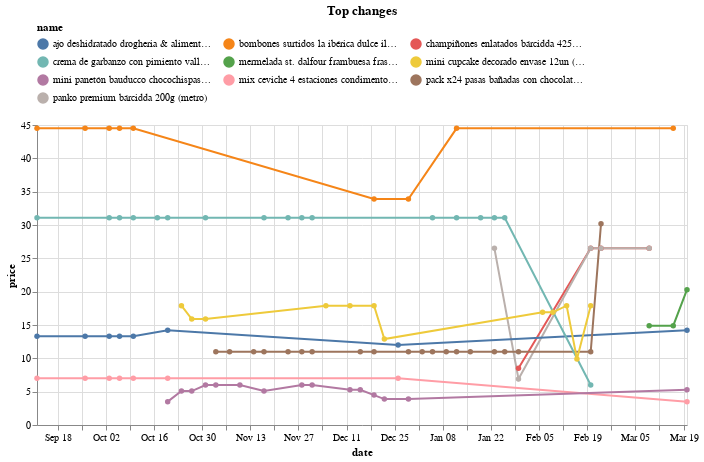

Source (notebook cell):
### Code cell
(top_changes
 .head(10)
 .drop('change', axis=1)
 .merge(df, on=['store','sku'])
 .pipe(alt.Chart)
 .mark_line(point=True)
 .encode(x='date', y='price', color='name', tooltip=['name','price'])
 .properties(width=650, title='Top changes')
 .configure_legend(orient='top', columns=3)
)

### Figure 1 — Vega-Lite specification as saved in the notebook (floating-point values rounded to 4 significant figures)
{"config": {"view": {"continuousWidth": 400, "continuousHeight": 300}, "legend": {"columns": 3, "orient": "top"}}, "data": {"name": "data-b62c5c76f0241f5add1cf3c69d34d9dd"}, "mark": {"type": "line", "point": true}, "encoding": {"color": {"field": "name", "type": "nominal"}, "tooltip": [{"field": "name", "type": "nominal"}, {"field": "price", "type": "quantitative"}], "x": {"field": "date", "type": "temporal"}, "y": {"field": "price", "type": "quantitative"}}, "title": "Top changes", "width": 650, "$schema": "https://vega.github.io/schema/vega-lite/v4.17.0.json", "datasets": {"data-b62c5c76f0241f5add1cf3c69d34d9dd": [{"store": "metro", "sku": 1017225, "brand": "Bárcidda", "uri": "https://www.metro.pe/champinones-enlatados-barcidda-425g-981118/p", "name": "champiñones enlatados bárcidda 425g (metro)", "price": 8.5, "category": "https://www.metro.pe/abarrotes/alimentos-en-conserva/vegetales-en-conserva", "date": "2023-01-30T00:00:00"}, {"store": "metro", "sku": 1017225, "brand": "Bárcidda", "uri": "https://www.metro.pe/champinones-enlatados-barcidda-425g-981118/p", "name": "champiñones enlatados bárcidda 425g (metro)", "price": 26.5, "category": "https://www.metro.pe/abarrotes/alimentos-en-conserva/vegetales-en-conserva", "date": "2023-02-23T00:00:00"}, {"store": "metro", "sku": 1017225, "brand": "Bárcidda", "uri": "https://www.metro.pe/champinones-enlatados-barcidda-425g-981118/p", "name": "champiñones enlatados bárcidda 425g (metro)", "price": 26.5, "category": "https://www.metro.pe/abarrotes/alimentos-en-conserva/vegetales-en-conserva", "date": "2023-03-09T00:00:00"}, {"store": "metro", "sku": 1017225, "brand": "Bárcidda", "uri": "https://www.metro.pe/champinones-enlatados-barcidda-425g-981118/p", "name": "champiñones enlatados bárcidda 425g (metro)", "price": 26.5, "category": "https://www.metro.pe/abarrotes/alimentos-en-conserva/vegetales-en-conserva", "date": "2023-02-20T00:00:00"}, {"store": "metro", "sku": 1017226, "brand": "Bárcidda", "uri": "https://www.metro.pe/panko-premium-barcidda-200g-981119/p", "name": "panko premium bárcidda 200g (metro)", "price": 6.9, "category": "https://www.metro.pe/abarrotes/condimentos-vinagres-y-comida-instantanea/salsas-y-bases-instantaneas", "date": "2023-01-30T00:00:00"}, {"store": "metro", "sku": 1017226, "brand": "Bárcidda", "uri": "https://www.metro.pe/panko-premium-barcidda-200g-981119/p", "name": "panko premium bárcidda 200g (metro)", "price": 26.5, "category": "https://www.metro.pe/abarrotes/condimentos-vinagres-y-comida-instantanea/salsas-y-bases-instantaneas", "date": "2023-02-23T00:00:00"}, {"store": "metro", "sku": 1017226, "brand": "Bárcidda", "uri": "https://www.metro.pe/panko-premium-barcidda-200g-981119/p", "name": "panko premium bárcidda 200g (metro)", "price": 26.5, "category": "https://www.metro.pe/abarrotes/condimentos-vinagres-y-comida-instantanea/salsas-y-bases-instantaneas", "date": "2023-01-23T00:00:00"}, {"store": "metro", "sku": 1017226, "brand": "Bárcidda", "uri": "https://www.metro.pe/panko-premium-barcidda-200g-981119/p", "name": "panko premium bárcidda 200g (metro)", "price": 26.5, "category": "https://www.metro.pe/abarrotes/condimentos-vinagres-y-comida-instantanea/salsas-y-bases-instantaneas", "date": "2023-03-09T00:00:00"}, {"store": "metro", "sku": 1017226, "brand": "Bárcidda", "uri": "https://www.metro.pe/panko-premium-barcidda-200g-981119/p", "name": "panko premium bárcidda 200g (metro)", "price": 26.5, "category": "https://www.metro.pe/abarrotes/condimentos-vinagres-y-comida-instantanea/salsas-y-bases-instantaneas", "date": "2023-02-20T00:00:00"}, {"store": "plaza_vea", "sku": 1430, "brand": "4 ESTACIONES", "uri": "https://www.plazavea.com.pe/condimento-4-estaciones-mix-ceviche-frasco-80gr/p", "name": "mix ceviche 4 estaciones condimento frasco 80g (plaza_vea)", "price": 3.5, "category": "https://www.plazavea.com.pe/abarrotes", "date": "2023-03-20T00:00:00"}, {"store": "plaza_vea", "sku": 1430, "brand": "4 ESTACIONES", "uri": "https://www.plazavea.com.pe/condimento-4-estaciones-mix-ceviche-frasco-80gr/p", "name": "mix ceviche 4 estaciones condimento frasco 80g (plaza_vea)", "price": 7.0, "category": "https://www.plazavea.com.pe/abarrotes", "date": "2022-10-20T00:00:00"}, {"store": "plaza_vea", "sku": 1430, "brand": "4 ESTACIONES", "uri": "https://www.plazavea.com.pe/condimento-4-estaciones-mix-ceviche-frasco-80gr/p", "name": "mix ceviche 4 estaciones condimento frasco 80g (plaza_vea)", "price": 7.0, "category": "https://www.plazavea.com.pe/abarrotes", "date": "2022-09-12T00:00:00"}, {"store": "plaza_vea", "sku": 1430, "brand": "4 ESTACIONES", "uri": "https://www.plazavea.com.pe/condimento-4-estaciones-mix-ceviche-frasco-80gr/p", "name": "mix ceviche 4 estaciones condimento frasco 80g (plaza_vea)", "price": 7.0, "category": "https://www.plazavea.com.pe/abarrotes", "date": "2022-12-26T00:00:00"}, {"store": "plaza_vea", "sku": 1430, "brand": "4 ESTACIONES", "uri": "https://www.plazavea.com.pe/condimento-4-estaciones-mix-ceviche-frasco-80gr/p", "name": "mix ceviche 4 estaciones condimento frasco 80g (plaza_vea)", "price": 7.0, "category": "https://www.plazavea.com.pe/abarrotes", "date": "2022-10-06T00:00:00"}, {"store": "plaza_vea", "sku": 1430, "brand": "4 ESTACIONES", "uri": "https://www.plazavea.com.pe/condimento-4-estaciones-mix-ceviche-frasco-80gr/p", "name": "mix ceviche 4 estaciones condimento frasco 80g (plaza_vea)", "price": 7.0, "category": "https://www.plazavea.com.pe/abarrotes", "date": "2022-10-10T00:00:00"}, {"store": "plaza_vea", "sku": 1430, "brand": "4 ESTACIONES", "uri": "https://www.plazavea.com.pe/condimento-4-estaciones-mix-ceviche-frasco-80gr/p", "name": "mix ceviche 4 estaciones condimento frasco 80g (plaza_vea)", "price": 7.0, "category": "https://www.plazavea.com.pe/abarrotes", "date": "2022-10-03T00:00:00"}, {"store": "plaza_vea", "sku": 1430, "brand": "4 ESTACIONES", "uri": "https://www.plazavea.com.pe/condimento-4-estaciones-mix-ceviche-frasco-80gr/p", "name": "mix ceviche 4 estaciones condimento frasco 80g (plaza_vea)", "price": 7.0, "category": "https://www.plazavea.com.pe/abarrotes", "date": "2022-09-26T00:00:00"}, {"store": "plaza_vea", "sku": 1798, "brand": "ALL NATURAL", "uri": "https://www.plazavea.com.pe/ajo-drogueria-alimentari-deshidratado-frasco-50gr/p", "name": "ajo deshidratado drogheria & alimentari frasco 50g (plaza_vea)", "price": 14.2, "category": "https://www.plazavea.com.pe/abarrotes", "date": "2023-03-20T00:00:00"}, {"store": "plaza_vea", "sku": 1798, "brand": "ALL NATURAL", "uri": "https://www.plazavea.com.pe/ajo-drogueria-alimentari-deshidratado-frasco-50gr/p", "name": "ajo deshidratado drogheria & alimentari frasco 50g (plaza_vea)", "price": 14.2, "category": "https://www.plazavea.com.pe/abarrotes", "date": "2022-10-20T00:00:00"}, {"store": "plaza_vea", "sku": 1798, "brand": "ALL NATURAL", "uri": "https://www.plazavea.com.pe/ajo-drogueria-alimentari-deshidratado-frasco-50gr/p", "name": "ajo deshidratado drogheria & alimentari frasco 50g (plaza_vea)", "price": 13.3, "category": "https://www.plazavea.com.pe/abarrotes", "date": "2022-09-12T00:00:00"}, {"store": "plaza_vea", "sku": 1798, "brand": "ALL NATURAL", "uri": "https://www.plazavea.com.pe/ajo-drogueria-alimentari-deshidratado-frasco-50gr/p", "name": "ajo deshidratado drogheria & alimentari frasco 50g (plaza_vea)", "price": 12.0, "category": "https://www.plazavea.com.pe/abarrotes", "date": "2022-12-26T00:00:00"}, {"store": "plaza_vea", "sku": 1798, "brand": "ALL NATURAL", "uri": "https://www.plazavea.com.pe/ajo-drogueria-alimentari-deshidratado-frasco-50gr/p", "name": "ajo deshidratado drogheria & alimentari frasco 50g (plaza_vea)", "price": 13.3, "category": "https://www.plazavea.com.pe/abarrotes", "date": "2022-10-06T00:00:00"}, {"store": "plaza_vea", "sku": 1798, "brand": "ALL NATURAL", "uri": "https://www.plazavea.com.pe/ajo-drogueria-alimentari-deshidratado-frasco-50gr/p", "name": "ajo deshidratado drogheria & alimentari frasco 50g (plaza_vea)", "price": 13.3, "category": "https://www.plazavea.com.pe/abarrotes", "date": "2022-10-10T00:00:00"}, {"store": "plaza_vea", "sku": 1798, "brand": "ALL NATURAL", "uri": "https://www.plazavea.com.pe/ajo-drogueria-alimentari-deshidratado-frasco-50gr/p", "name": "ajo deshidratado drogheria & alimentari frasco 50g (plaza_vea)", "price": 13.3, "category": "https://www.plazavea.com.pe/abarrotes", "date": "2022-10-03T00:00:00"}, {"store": "plaza_vea", "sku": 1798, "brand": "ALL NATURAL", "uri": "https://www.plazavea.com.pe/ajo-drogueria-alimentari-deshidratado-frasco-50gr/p", "name": "ajo deshidratado drogheria & alimentari frasco 50g (plaza_vea)", "price": 13.3, "category": "https://www.plazavea.com.pe/abarrotes", "date": "2022-09-26T00:00:00"}, {"store": "plaza_vea", "sku": 408, "brand": "ST. DALFOUR", "uri": "https://www.plazavea.com.pe/mermelada-st-dalfour-frambuesa-frasco-284g/p", "name": "mermelada st. dalfour frambuesa frasco 284g (plaza_vea)", "price": 20.3, "category": "https://www.plazavea.com.pe/desayunos", "date": "2023-03-20T00:00:00"}, {"store": "plaza_vea", "sku": 408, "brand": "ST. DALFOUR", "uri": "https://www.plazavea.com.pe/mermelada-st-dalfour-frambuesa-frasco-284g/p", "name": "mermelada st. dalfour frambuesa frasco 284g (plaza_vea)", "price": 14.9, "category": "https://www.plazavea.com.pe/desayunos", "date": "2023-03-09T00:00:00"}, {"store": "plaza_vea", "sku": 408, "brand": "ST. DALFOUR", "uri": "https://www.plazavea.com.pe/mermelada-st-dalfour-frambuesa-frasco-284g/p", "name": "mermelada st. dalfour frambuesa frasco 284g (plaza_vea)", "price": 14.9, "category": "https://www.plazavea.com.pe/desayunos", "date": "2023-03-16T00:00:00"}, {"store": "plaza_vea", "sku": 15150, "brand": "BAUDUCCO", "uri": null, "name": "mini panetón bauducco chocochispas caja 100g (plaza_vea)", "price": 5.29, "category": "https://www.plazavea.com.pe/panaderia-y-pasteleria", "date": "2022-12-15T00:00:00"}, {"store": "plaza_vea", "sku": 15150, "brand": "BAUDUCCO", "uri": null, "name": "mini panetón bauducco chocochispas caja 100g (plaza_vea)", "price": 3.89, "category": "https://www.plazavea.com.pe/panaderia-y-pasteleria", "date": "2022-12-29T00:00:00"}, {"store": "plaza_vea", "sku": 15150, "brand": "BAUDUCCO", "uri": "https://www.plazavea.com.pe/paneton-bauducco-gotas-de-chocolate-caja-100g/p", "name": "mini panetón bauducco chocochispas caja 100g (plaza_vea)", "price": 5.29, "category": "https://www.plazavea.com.pe/panaderia-y-pasteleria", "date": "2023-03-20T00:00:00"}, {"store": "plaza_vea", "sku": 15150, "brand": "BAUDUCCO", "uri": null, "name": "mini panetón bauducco chocochispas caja 100g (plaza_vea)", "price": 3.5, "category": "https://www.plazavea.com.pe/panaderia-y-pasteleria", "date": "2022-10-20T00:00:00"}, {"store": "plaza_vea", "sku": 15150, "brand": "BAUDUCCO", "uri": null, "name": "mini panetón bauducco chocochispas caja 100g (plaza_vea)", "price": 3.89, "category": "https://www.plazavea.com.pe/panaderia-y-pasteleria", "date": "2022-12-22T00:00:00"}, {"store": "plaza_vea", "sku": 15150, "brand": "BAUDUCCO", "uri": null, "name": "mini panetón bauducco chocochispas caja 100g (plaza_vea)", "price": 5.09, "category": "https://www.plazavea.com.pe/panaderia-y-pasteleria", "date": "2022-10-27T00:00:00"}, {"store": "plaza_vea", "sku": 15150, "brand": "BAUDUCCO", "uri": null, "name": "mini panetón bauducco chocochispas caja 100g (plaza_vea)", "price": 5.09, "category": "https://www.plazavea.com.pe/panaderia-y-pasteleria", "date": "2022-11-17T00:00:00"}, {"store": "plaza_vea", "sku": 15150, "brand": "BAUDUCCO", "uri": null, "name": "mini panetón bauducco chocochispas caja 100g (plaza_vea)", "price": 5.99, "category": "https://www.plazavea.com.pe/panaderia-y-pasteleria", "date": "2022-12-01T00:00:00"}, {"store": "plaza_vea", "sku": 15150, "brand": "BAUDUCCO", "uri": null, "name": "mini panetón bauducco chocochispas caja 100g (plaza_vea)", "price": 5.99, "category": "https://www.plazavea.com.pe/panaderia-y-pasteleria", "date": "2022-11-10T00:00:00"}, {"store": "plaza_vea", "sku": 15150, "brand": "BAUDUCCO", "uri": null, "name": "mini panetón bauducco chocochispas caja 100g (plaza_vea)", "price": 4.49, "category": "https://www.plazavea.com.pe/panaderia-y-pasteleria", "date": "2022-12-19T00:00:00"}, {"store": "plaza_vea", "sku": 15150, "brand": "BAUDUCCO", "uri": null, "name": "mini panetón bauducco chocochispas caja 100g (plaza_vea)", "price": 5.29, "category": "https://www.plazavea.com.pe/panaderia-y-pasteleria", "date": "2022-12-12T00:00:00"}, {"store": "plaza_vea", "sku": 15150, "brand": "BAUDUCCO", "uri": null, "name": "mini panetón bauducco chocochispas caja 100g (plaza_vea)", "price": 5.99, "category": "https://www.plazavea.com.pe/panaderia-y-pasteleria", "date": "2022-11-03T00:00:00"}, {"store": "plaza_vea", "sku": 15150, "brand": "BAUDUCCO", "uri": null, "name": "mini panetón bauducco chocochispas caja 100g (plaza_vea)", "price": 5.09, "category": "https://www.plazavea.com.pe/panaderia-y-pasteleria", "date": "2022-10-24T00:00:00"}, {"store": "plaza_vea", "sku": 15150, "brand": "BAUDUCCO", "uri": null, "name": "mini panetón bauducco chocochispas caja 100g (plaza_vea)", "price": 5.99, "category": "https://www.plazavea.com.pe/panaderia-y-pasteleria", "date": "2022-11-28T00:00:00"}, {"store": "plaza_vea", "sku": 15150, "brand": "BAUDUCCO", "uri": null, "name": "mini panetón bauducco chocochispas caja 100g (plaza_vea)", "price": 5.99, "category": "https://www.plazavea.com.pe/panaderia-y-pasteleria", "date": "2022-10-31T00:00:00"}, {"store": "metro", "sku": 33870, "brand": "Fochis", "uri": "https://www.metro.pe/pack-x24-pasas-banadas-con-chocolate-fochis-16g-700292/p", "name": "pack x24 pasas bañadas con chocolate fochis 16g (metro)", "price": 10.99, "category": "https://www.metro.pe/abarrotes/chocolateria/chocolates-rellenos", "date": "2023-01-30T00:00:00"}, {"store": "metro", "sku": 33870, "brand": "Fochis", "uri": "https://www.metro.pe/pack-x24-pasas-banadas-con-chocolate-fochis-16g-700292/p", "name": "pack x24 pasas bañadas con chocolate fochis 16g (metro)", "price": 30.2, "category": "https://www.metro.pe/abarrotes/chocolateria/chocolates-rellenos", "date": "2023-02-23T00:00:00"}, {"store": "metro", "sku": 33870, "brand": "Fochis", "uri": "https://www.metro.pe/pack-x24-pasas-banadas-con-chocolate-fochis-16g-700292/p", "name": "pack x24 pasas bañadas con chocolate fochis 16g (metro)", "price": 10.99, "category": "https://www.metro.pe/abarrotes/chocolateria/chocolates-rellenos", "date": "2022-11-03T00:00:00"}, {"store": "metro", "sku": 33870, "brand": "Fochis", "uri": "https://www.metro.pe/pack-x24-pasas-banadas-con-chocolate-fochis-16g-700292/p", "name": "pack x24 pasas bañadas con chocolate fochis 16g (metro)", "price": 10.99, "category": "https://www.metro.pe/abarrotes/chocolateria/chocolates-rellenos", "date": "2022-11-28T00:00:00"}, {"store": "metro", "sku": 33870, "brand": "Fochis", "uri": "https://www.metro.pe/pack-x24-pasas-banadas-con-chocolate-fochis-16g-700292/p", "name": "pack x24 pasas bañadas con chocolate fochis 16g (metro)", "price": 10.99, "category": "https://www.metro.pe/abarrotes/chocolateria/chocolates-rellenos", "date": "2022-11-17T00:00:00"}, {"store": "metro", "sku": 33870, "brand": "Fochis", "uri": "https://www.metro.pe/pack-x24-pasas-banadas-con-chocolate-fochis-16g-700292/p", "name": "pack x24 pasas bañadas con chocolate fochis 16g (metro)", "price": 10.99, "category": "https://www.metro.pe/abarrotes/chocolateria/chocolates-rellenos", "date": "2023-01-26T00:00:00"}, {"store": "metro", "sku": 33870, "brand": "Fochis", "uri": "https://www.metro.pe/pack-x24-pasas-banadas-con-chocolate-fochis-16g-700292/p", "name": "pack x24 pasas bañadas con chocolate fochis 16g (metro)", "price": 10.99, "category": "https://www.metro.pe/abarrotes/chocolateria/chocolates-rellenos", "date": "2022-12-19T00:00:00"}, {"store": "metro", "sku": 33870, "brand": "Fochis", "uri": "https://www.metro.pe/pack-x24-pasas-banadas-con-chocolate-fochis-16g-700292/p", "name": "pack x24 pasas bañadas con chocolate fochis 16g (metro)", "price": 10.99, "category": "https://www.metro.pe/abarrotes/chocolateria/chocolates-rellenos", "date": "2022-11-07T00:00:00"}, {"store": "metro", "sku": 33870, "brand": "Fochis", "uri": "https://www.metro.pe/pack-x24-pasas-banadas-con-chocolate-fochis-16g-700292/p", "name": "pack x24 pasas bañadas con chocolate fochis 16g (metro)", "price": 10.99, "category": "https://www.metro.pe/abarrotes/chocolateria/chocolates-rellenos", "date": "2022-12-29T00:00:00"}, {"store": "metro", "sku": 33870, "brand": "Fochis", "uri": "https://www.metro.pe/pack-x24-pasas-banadas-con-chocolate-fochis-16g-700292/p", "name": "pack x24 pasas bañadas con chocolate fochis 16g (metro)", "price": 10.99, "category": "https://www.metro.pe/abarrotes/chocolateria/chocolates-rellenos", "date": "2022-11-24T00:00:00"}, {"store": "metro", "sku": 33870, "brand": "Fochis", "uri": "https://www.metro.pe/pack-x24-pasas-banadas-con-chocolate-fochis-16g-700292/p", "name": "pack x24 pasas bañadas con chocolate fochis 16g (metro)", "price": 10.99, "category": "https://www.metro.pe/abarrotes/chocolateria/chocolates-rellenos", "date": "2023-01-12T00:00:00"}, {"store": "metro", "sku": 33870, "brand": "Fochis", "uri": "https://www.metro.pe/pack-x24-pasas-banadas-con-chocolate-fochis-16g-700292/p", "name": "pack x24 pasas bañadas con chocolate fochis 16g (metro)", "price": 10.99, "category": "https://www.metro.pe/abarrotes/chocolateria/chocolates-rellenos", "date": "2023-01-23T00:00:00"}, {"store": "metro", "sku": 33870, "brand": "Fochis", "uri": "https://www.metro.pe/pack-x24-pasas-banadas-con-chocolate-fochis-16g-700292/p", "name": "pack x24 pasas bañadas con chocolate fochis 16g (metro)", "price": 10.99, "category": "https://www.metro.pe/abarrotes/chocolateria/chocolates-rellenos", "date": "2022-11-14T00:00:00"}, {"store": "metro", "sku": 33870, "brand": "Fochis", "uri": "https://www.metro.pe/pack-x24-pasas-banadas-con-chocolate-fochis-16g-700292/p", "name": "pack x24 pasas bañadas con chocolate fochis 16g (metro)", "price": 10.99, "category": "https://www.metro.pe/abarrotes/chocolateria/chocolates-rellenos", "date": "2023-01-16T00:00:00"}, {"store": "metro", "sku": 33870, "brand": "Fochis", "uri": "https://www.metro.pe/pack-x24-pasas-banadas-con-chocolate-fochis-16g-700292/p", "name": "pack x24 pasas bañadas con chocolate fochis 16g (metro)", "price": 10.99, "category": "https://www.metro.pe/abarrotes/chocolateria/chocolates-rellenos", "date": "2023-01-09T00:00:00"}, {"store": "metro", "sku": 33870, "brand": "Fochis", "uri": "https://www.metro.pe/pack-x24-pasas-banadas-con-chocolate-fochis-16g-700292/p", "name": "pack x24 pasas bañadas con chocolate fochis 16g (metro)", "price": 10.99, "category": "https://www.metro.pe/abarrotes/chocolateria/chocolates-rellenos", "date": "2023-01-02T00:00:00"}, {"store": "metro", "sku": 33870, "brand": "Fochis", "uri": "https://www.metro.pe/pack-x24-pasas-banadas-con-chocolate-fochis-16g-700292/p", "name": "pack x24 pasas bañadas con chocolate fochis 16g (metro)", "price": 10.99, "category": "https://www.metro.pe/abarrotes/chocolateria/chocolates-rellenos", "date": "2022-12-15T00:00:00"}, {"store": "metro", "sku": 33870, "brand": "Fochis", "uri": "https://www.metro.pe/pack-x24-pasas-banadas-con-chocolate-fochis-16g-700292/p", "name": "pack x24 pasas bañadas con chocolate fochis 16g (metro)", "price": 10.99, "category": "https://www.metro.pe/abarrotes/chocolateria/chocolates-rellenos", "date": "2023-01-05T00:00:00"}, {"store": "metro", "sku": 33870, "brand": "Fochis", "uri": "https://www.metro.pe/pack-x24-pasas-banadas-con-chocolate-fochis-16g-700292/p", "name": "pack x24 pasas bañadas con chocolate fochis 16g (metro)", "price": 10.99, "category": "https://www.metro.pe/abarrotes/chocolateria/chocolates-rellenos", "date": "2023-02-20T00:00:00"}, {"store": "metro", "sku": 33870, "brand": "Fochis", "uri": "https://www.metro.pe/pack-x24-pasas-banadas-con-chocolate-fochis-16g-700292/p", "name": "pack x24 pasas bañadas con chocolate fochis 16g (metro)", "price": 10.99, "category": "https://www.metro.pe/abarrotes/chocolateria/chocolates-rellenos", "date": "2022-12-01T00:00:00"}, {"store": "plaza_vea", "sku": 5662, "brand": "VALLE FERTIL", "uri": null, "name": "crema de garbanzo con pimiento valle fertil frasco 460g (plaza_vea)", "price": 31.09, "category": "https://www.plazavea.com.pe/abarrotes", "date": "2023-01-23T00:00:00"}, {"store": "plaza_vea", "sku": 5662, "brand": "VALLE FERTIL", "uri": null, "name": "crema de garbanzo con pimiento valle fertil frasco 460g (plaza_vea)", "price": 31.09, "category": "https://www.plazavea.com.pe/abarrotes", "date": "2023-01-19T00:00:00"}, {"store": "plaza_vea", "sku": 5662, "brand": "VALLE FERTIL", "uri": null, "name": "crema de garbanzo con pimiento valle fertil frasco 460g (plaza_vea)", "price": 31.09, "category": "https://www.plazavea.com.pe/abarrotes", "date": "2022-11-24T00:00:00"}, {"store": "plaza_vea", "sku": 5662, "brand": "VALLE FERTIL", "uri": null, "name": "crema de garbanzo con pimiento valle fertil frasco 460g (plaza_vea)", "price": 31.09, "category": "https://www.plazavea.com.pe/abarrotes", "date": "2022-10-20T00:00:00"}, {"store": "plaza_vea", "sku": 5662, "brand": "VALLE FERTIL", "uri": "https://www.plazavea.com.pe/crema-humus-dip-de-garbanzo-con-pimiento-frasco-460gr/p", "name": "crema de garbanzo con pimiento valle fertil frasco 460g (plaza_vea)", "price": 6.0, "category": "https://www.plazavea.com.pe/abarrotes", "date": "2023-02-20T00:00:00"}, {"store": "plaza_vea", "sku": 5662, "brand": "VALLE FERTIL", "uri": null, "name": "crema de garbanzo con pimiento valle fertil frasco 460g (plaza_vea)", "price": 31.09, "category": "https://www.plazavea.com.pe/abarrotes", "date": "2022-09-12T00:00:00"}, {"store": "plaza_vea", "sku": 5662, "brand": "VALLE FERTIL", "uri": null, "name": "crema de garbanzo con pimiento valle fertil frasco 460g (plaza_vea)", "price": 31.09, "category": "https://www.plazavea.com.pe/abarrotes", "date": "2023-01-12T00:00:00"}, {"store": "plaza_vea", "sku": 5662, "brand": "VALLE FERTIL", "uri": null, "name": "crema de garbanzo con pimiento valle fertil frasco 460g (plaza_vea)", "price": 31.09, "category": "https://www.plazavea.com.pe/abarrotes", "date": "2022-11-17T00:00:00"}, {"store": "plaza_vea", "sku": 5662, "brand": "VALLE FERTIL", "uri": null, "name": "crema de garbanzo con pimiento valle fertil frasco 460g (plaza_vea)", "price": 31.09, "category": "https://www.plazavea.com.pe/abarrotes", "date": "2022-10-06T00:00:00"}, {"store": "plaza_vea", "sku": 5662, "brand": "VALLE FERTIL", "uri": null, "name": "crema de garbanzo con pimiento valle fertil frasco 460g (plaza_vea)", "price": 31.09, "category": "https://www.plazavea.com.pe/abarrotes", "date": "2022-10-17T00:00:00"}, {"store": "plaza_vea", "sku": 5662, "brand": "VALLE FERTIL", "uri": null, "name": "crema de garbanzo con pimiento valle fertil frasco 460g (plaza_vea)", "price": 31.09, "category": "https://www.plazavea.com.pe/abarrotes", "date": "2022-12-01T00:00:00"}, {"store": "plaza_vea", "sku": 5662, "brand": "VALLE FERTIL", "uri": null, "name": "crema de garbanzo con pimiento valle fertil frasco 460g (plaza_vea)", "price": 31.09, "category": "https://www.plazavea.com.pe/abarrotes", "date": "2022-10-10T00:00:00"}, {"store": "plaza_vea", "sku": 5662, "brand": "VALLE FERTIL", "uri": null, "name": "crema de garbanzo con pimiento valle fertil frasco 460g (plaza_vea)", "price": 31.09, "category": "https://www.plazavea.com.pe/abarrotes", "date": "2023-01-05T00:00:00"}, {"store": "plaza_vea", "sku": 5662, "brand": "VALLE FERTIL", "uri": null, "name": "crema de garbanzo con pimiento valle fertil frasco 460g (plaza_vea)", "price": 31.09, "category": "https://www.plazavea.com.pe/abarrotes", "date": "2022-10-03T00:00:00"}, {"store": "plaza_vea", "sku": 5662, "brand": "VALLE FERTIL", "uri": null, "name": "crema de garbanzo con pimiento valle fertil frasco 460g (plaza_vea)", "price": 31.09, "category": "https://www.plazavea.com.pe/abarrotes", "date": "2023-01-26T00:00:00"}, {"store": "plaza_vea", "sku": 5662, "brand": "VALLE FERTIL", "uri": null, "name": "crema de garbanzo con pimiento valle fertil frasco 460g (plaza_vea)", "price": 31.09, "category": "https://www.plazavea.com.pe/abarrotes", "date": "2022-11-28T00:00:00"}, {"store": "plaza_vea", "sku": 5662, "brand": "VALLE FERTIL", "uri": null, "name": "crema de garbanzo con pimiento valle fertil frasco 460g (plaza_vea)", "price": 31.09, "category": "https://www.plazavea.com.pe/abarrotes", "date": "2022-10-31T00:00:00"}, {"store": "plaza_vea", "sku": 1139, "brand": "LA IBERICA", "uri": null, "name": "bombones surtidos la ibérica dulce ilusión caja 200g (plaza_vea)", "price": 33.9, "category": "https://www.plazavea.com.pe/abarrotes", "date": "2022-12-29T00:00:00"}, {"store": "plaza_vea", "sku": 1139, "brand": "LA IBERICA", "uri": null, "name": "bombones surtidos la ibérica dulce ilusión caja 200g (plaza_vea)", "price": 44.5, "category": "https://www.plazavea.com.pe/abarrotes", "date": "2022-09-12T00:00:00"}, {"store": "plaza_vea", "sku": 1139, "brand": "LA IBERICA", "uri": null, "name": "bombones surtidos la ibérica dulce ilusión caja 200g (plaza_vea)", "price": 44.5, "category": "https://www.plazavea.com.pe/abarrotes", "date": "2023-01-12T00:00:00"}, {"store": "plaza_vea", "sku": 1139, "brand": "LA IBERICA", "uri": null, "name": "bombones surtidos la ibérica dulce ilusión caja 200g (plaza_vea)", "price": 44.5, "category": "https://www.plazavea.com.pe/abarrotes", "date": "2022-10-06T00:00:00"}, {"store": "plaza_vea", "sku": 1139, "brand": "LA IBERICA", "uri": null, "name": "bombones surtidos la ibérica dulce ilusión caja 200g (plaza_vea)", "price": 44.5, "category": "https://www.plazavea.com.pe/abarrotes", "date": "2022-10-10T00:00:00"}, {"store": "plaza_vea", "sku": 1139, "brand": "LA IBERICA", "uri": null, "name": "bombones surtidos la ibérica dulce ilusión caja 200g (plaza_vea)", "price": 33.9, "category": "https://www.plazavea.com.pe/abarrotes", "date": "2022-12-19T00:00:00"}, {"store": "plaza_vea", "sku": 1139, "brand": "LA IBERICA", "uri": null, "name": "bombones surtidos la ibérica dulce ilusión caja 200g (plaza_vea)", "price": 44.5, "category": "https://www.plazavea.com.pe/abarrotes", "date": "2022-10-03T00:00:00"}, {"store": "plaza_vea", "sku": 1139, "brand": "LA IBERICA", "uri": null, "name": "bombones surtidos la ibérica dulce ilusión caja 200g (plaza_vea)", "price": 44.5, "category": "https://www.plazavea.com.pe/abarrotes", "date": "2022-09-26T00:00:00"}, {"store": "plaza_vea", "sku": 1139, "brand": "LA IBERICA", "uri": "https://www.plazavea.com.pe/bombones-de-chocolates-la-iberica-dulce-ilusion-finos-caja-200gr/p", "name": "bombones surtidos la ibérica dulce ilusión caja 200g (plaza_vea)", "price": 44.5, "category": "https://www.plazavea.com.pe/abarrotes", "date": "2023-03-16T00:00:00"}, {"store": "plaza_vea", "sku": 10059457, "brand": "PLAZA VEA", "uri": null, "name": "mini cupcake decorado envase 12un (plaza_vea)", "price": 17.9, "category": "https://www.plazavea.com.pe/panaderia-y-pasteleria", "date": "2022-12-05T00:00:00"}, {"store": "plaza_vea", "sku": 10059457, "brand": "PLAZA VEA", "uri": "https://www.plazavea.com.pe/mini-cupcake-decorado-envase-12un/p", "name": "mini cupcake decorado envase 12un (plaza_vea)", "price": 17.9, "category": "https://www.plazavea.com.pe/panaderia-y-pasteleria", "date": "2023-02-13T00:00:00"}, {"store": "plaza_vea", "sku": 10059457, "brand": "PLAZA VEA", "uri": "https://www.plazavea.com.pe/mini-cupcake-decorado-envase-12un/p", "name": "mini cupcake decorado envase 12un (plaza_vea)", "price": 9.9, "category": "https://www.plazavea.com.pe/panaderia-y-pasteleria", "date": "2023-02-16T00:00:00"}, {"store": "plaza_vea", "sku": 10059457, "brand": "PLAZA VEA", "uri": "https://www.plazavea.com.pe/mini-cupcake-decorado-envase-12un/p", "name": "mini cupcake decorado envase 12un (plaza_vea)", "price": 17.9, "category": "https://www.plazavea.com.pe/panaderia-y-pasteleria", "date": "2023-02-20T00:00:00"}, {"store": "plaza_vea", "sku": 10059457, "brand": "PLAZA VEA", "uri": "https://www.plazavea.com.pe/mini-cupcake-decorado-envase-12un/p", "name": "mini cupcake decorado envase 12un (plaza_vea)", "price": 16.9, "category": "https://www.plazavea.com.pe/panaderia-y-pasteleria", "date": "2023-02-09T00:00:00"}, {"store": "plaza_vea", "sku": 10059457, "brand": "PLAZA VEA", "uri": null, "name": "mini cupcake decorado envase 12un (plaza_vea)", "price": 12.9, "category": "https://www.plazavea.com.pe/panaderia-y-pasteleria", "date": "2022-12-22T00:00:00"}, {"store": "plaza_vea", "sku": 10059457, "brand": "PLAZA VEA", "uri": null, "name": "mini cupcake decorado envase 12un (plaza_vea)", "price": 15.9, "category": "https://www.plazavea.com.pe/panaderia-y-pasteleria", "date": "2022-10-27T00:00:00"}, {"store": "plaza_vea", "sku": 10059457, "brand": "PLAZA VEA", "uri": null, "name": "mini cupcake decorado envase 12un (plaza_vea)", "price": 16.9, "category": "https://www.plazavea.com.pe/panaderia-y-pasteleria", "date": "2023-02-06T00:00:00"}, {"store": "plaza_vea", "sku": 10059457, "brand": "PLAZA VEA", "uri": null, "name": "mini cupcake decorado envase 12un (plaza_vea)", "price": 17.9, "category": "https://www.plazavea.com.pe/panaderia-y-pasteleria", "date": "2022-12-19T00:00:00"}, {"store": "plaza_vea", "sku": 10059457, "brand": "PLAZA VEA", "uri": null, "name": "mini cupcake decorado envase 12un (plaza_vea)", "price": 17.9, "category": "https://www.plazavea.com.pe/panaderia-y-pasteleria", "date": "2022-12-12T00:00:00"}, {"store": "plaza_vea", "sku": 10059457, "brand": "PLAZA VEA", "uri": null, "name": "mini cupcake decorado envase 12un (plaza_vea)", "price": 17.9, "category": "https://www.plazavea.com.pe/panaderia-y-pasteleria", "date": "2022-10-24T00:00:00"}, {"store": "plaza_vea", "sku": 10059457, "brand": "PLAZA VEA", "uri": null, "name": "mini cupcake decorado envase 12un (plaza_vea)", "price": 15.9, "category": "https://www.plazavea.com.pe/panaderia-y-pasteleria", "date": "2022-10-31T00:00:00"}]}}
